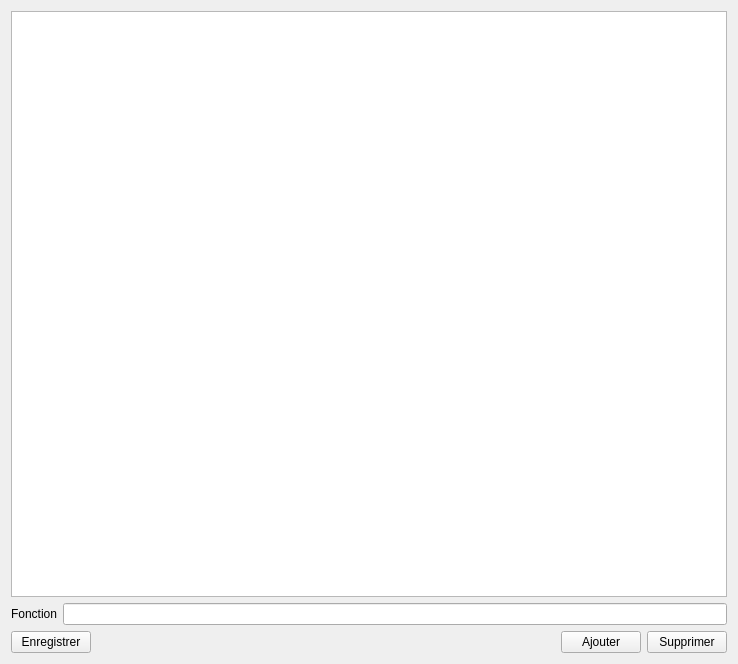
<?xml version="1.0" encoding="UTF-8"?>
<ui version="4.0">
 <class>Form</class>
 <widget class="QWidget" name="Form">
  <property name="geometry">
   <rect>
    <x>0</x>
    <y>0</y>
    <width>738</width>
    <height>664</height>
   </rect>
  </property>
  <property name="windowTitle">
   <string>DockWidget</string>
  </property>
  <layout class="QVBoxLayout" name="verticalLayout_2">
   <item>
    <layout class="QVBoxLayout" name="verticalLayout">
     <item>
      <widget class="QListView" name="fonctionListView"/>
     </item>
     <item>
      <layout class="QFormLayout" name="formLayout">
       <item row="0" column="0">
        <widget class="QLabel" name="label">
         <property name="text">
          <string>Fonction</string>
         </property>
        </widget>
       </item>
       <item row="0" column="1">
        <widget class="QLineEdit" name="fonctionLineEdit"/>
       </item>
      </layout>
     </item>
     <item>
      <layout class="QHBoxLayout" name="horizontalLayout">
       <item>
        <widget class="QPushButton" name="enregistrerPushButton">
         <property name="text">
          <string>Enregistrer</string>
         </property>
        </widget>
       </item>
       <item>
        <spacer name="horizontalSpacer">
         <property name="orientation">
          <enum>Qt::Horizontal</enum>
         </property>
         <property name="sizeHint" stdset="0">
          <size>
           <width>40</width>
           <height>20</height>
          </size>
         </property>
        </spacer>
       </item>
       <item>
        <widget class="QPushButton" name="ajouterPushButton">
         <property name="text">
          <string>Ajouter</string>
         </property>
        </widget>
       </item>
       <item>
        <widget class="QPushButton" name="supprimerPushButton">
         <property name="text">
          <string>Supprimer</string>
         </property>
        </widget>
       </item>
      </layout>
     </item>
    </layout>
   </item>
  </layout>
 </widget>
 <resources/>
 <connections/>
</ui>
